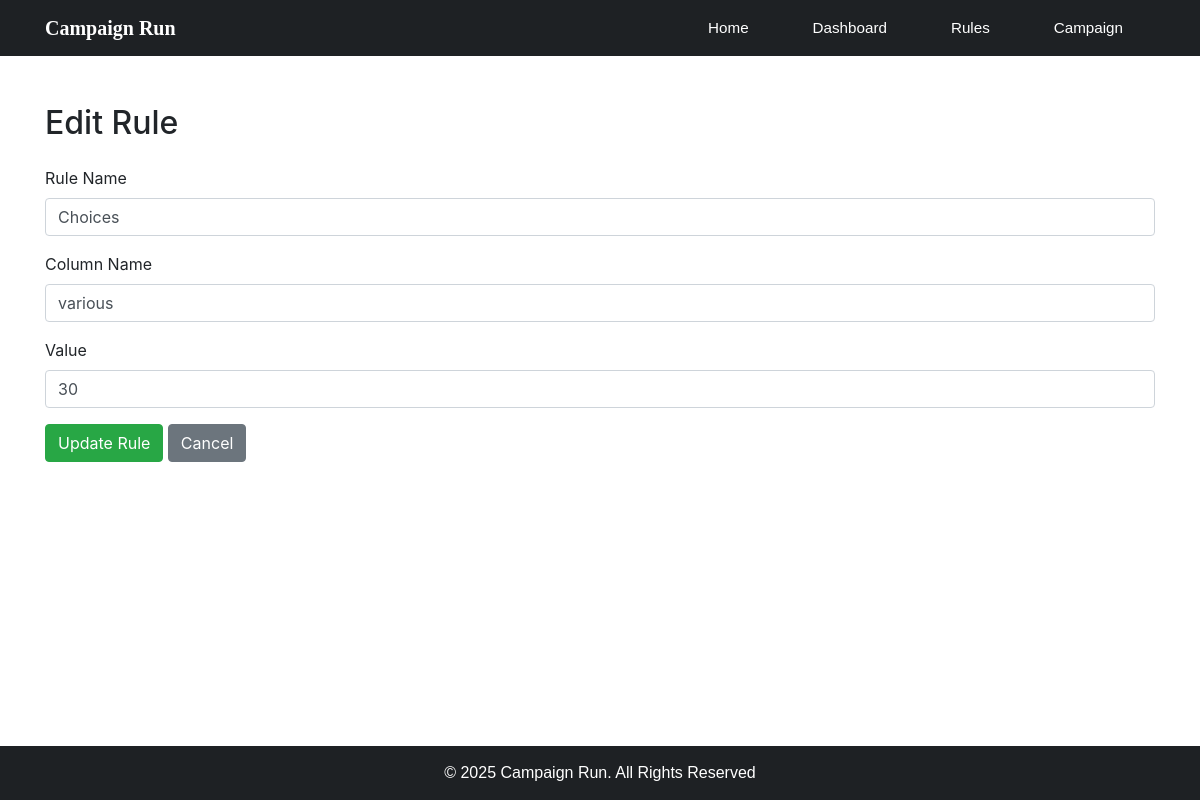
/rules/edit/2, run on the app's committed database.
### tables this page shows
CREATE TABLE rules (
                        id INTEGER PRIMARY KEY AUTOINCREMENT,
                        rule_name TEXT,
                        column_name TEXT,
                        value TEXT,
                        created_by TEXT,
                        created_date TEXT,
                        updated_by TEXT,
                        updated_date TEXT
                    );

### app.py (the view, shortened to what this page needs)
@app.route('/rules/edit/<int:id>', methods=['GET', 'POST'])
def edit_rule(id):
    with sqlite3.connect(DB_NAME) as conn:
        c = conn.cursor()
        c.execute("SELECT * FROM rules WHERE id=?", (id,))
        rule = c.fetchone()
    return render_template('edit_rules.html', rule=rule)

### templates/edit_rules.html (shortened to what this page needs)
{% extends 'base.html' %}
{% block content %}
<div class="container mt-5">
  <h2 class="mb-4">Edit Rule</h2>
  <form method="POST">
    <div class="mb-3">
      <label for="rule_name" class="form-label">Rule Name</label>
      <input type="text" class="form-control" id="rule_name" name="rule_name" value="{{ rule[1] }}" required>
    </div>
    <div class="mb-3">
      <label for="column_name" class="form-label">Column Name</label>
      <input type="text" class="form-control" id="column_name" name="column_name" value="{{ rule[2] }}" required>
    </div>
    <div class="mb-3">
      <label for="value" class="form-label">Value</label>
      <input type="text" class="form-control" id="value" name="value" value="{{ rule[3] }}" required>
    </div>
    <button type="submit" class="btn btn-success">Update Rule</button>
    <a href="{{ url_for('rules') }}" class="btn btn-secondary">Cancel</a>
  </form>
</div>
{% endblock %}

### static/style.css (style rules this page uses)
body { background-color: #ffffff; font-family: Arial; display: flex; flex-direction: column; min-height: 100vh; }

### data on the page
rules: rule_name "Choices", column_name "various", value "30"
